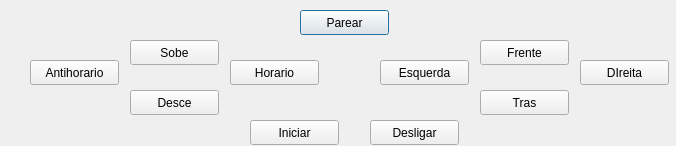
<?xml version="1.0" encoding="UTF-8"?>
<ui version="4.0">
 <class>Dialog</class>
 <widget class="QDialog" name="Dialog">
  <property name="geometry">
   <rect>
    <x>0</x>
    <y>0</y>
    <width>676</width>
    <height>146</height>
   </rect>
  </property>
  <property name="windowTitle">
   <string>Dialog</string>
  </property>
  <widget class="QPushButton" name="pushButton_parear">
   <property name="geometry">
    <rect>
     <x>300</x>
     <y>10</y>
     <width>89</width>
     <height>25</height>
    </rect>
   </property>
   <property name="text">
    <string>Parear</string>
   </property>
  </widget>
  <widget class="QPushButton" name="pushButton_sobe">
   <property name="geometry">
    <rect>
     <x>130</x>
     <y>40</y>
     <width>89</width>
     <height>25</height>
    </rect>
   </property>
   <property name="text">
    <string>Sobe</string>
   </property>
  </widget>
  <widget class="QPushButton" name="pushButton_desce">
   <property name="geometry">
    <rect>
     <x>130</x>
     <y>90</y>
     <width>89</width>
     <height>25</height>
    </rect>
   </property>
   <property name="text">
    <string>Desce</string>
   </property>
  </widget>
  <widget class="QPushButton" name="pushButton_esquerda">
   <property name="geometry">
    <rect>
     <x>380</x>
     <y>60</y>
     <width>89</width>
     <height>25</height>
    </rect>
   </property>
   <property name="text">
    <string>Esquerda</string>
   </property>
  </widget>
  <widget class="QPushButton" name="pushButton_direita">
   <property name="geometry">
    <rect>
     <x>580</x>
     <y>60</y>
     <width>89</width>
     <height>25</height>
    </rect>
   </property>
   <property name="text">
    <string>DIreita</string>
   </property>
  </widget>
  <widget class="QPushButton" name="pushButton_horario">
   <property name="geometry">
    <rect>
     <x>230</x>
     <y>60</y>
     <width>89</width>
     <height>25</height>
    </rect>
   </property>
   <property name="text">
    <string>Horario</string>
   </property>
  </widget>
  <widget class="QPushButton" name="pushButton_antihorario">
   <property name="geometry">
    <rect>
     <x>30</x>
     <y>60</y>
     <width>89</width>
     <height>25</height>
    </rect>
   </property>
   <property name="text">
    <string>Antihorario</string>
   </property>
  </widget>
  <widget class="QPushButton" name="pushButton_frente">
   <property name="geometry">
    <rect>
     <x>480</x>
     <y>40</y>
     <width>89</width>
     <height>25</height>
    </rect>
   </property>
   <property name="text">
    <string>Frente</string>
   </property>
  </widget>
  <widget class="QPushButton" name="pushButton_tras">
   <property name="geometry">
    <rect>
     <x>480</x>
     <y>90</y>
     <width>89</width>
     <height>25</height>
    </rect>
   </property>
   <property name="text">
    <string>Tras</string>
   </property>
  </widget>
  <widget class="QPushButton" name="pushButton_iniciar">
   <property name="geometry">
    <rect>
     <x>250</x>
     <y>120</y>
     <width>89</width>
     <height>25</height>
    </rect>
   </property>
   <property name="text">
    <string>Iniciar</string>
   </property>
  </widget>
  <widget class="QPushButton" name="pushButton_desligar">
   <property name="geometry">
    <rect>
     <x>370</x>
     <y>120</y>
     <width>89</width>
     <height>25</height>
    </rect>
   </property>
   <property name="text">
    <string>Desligar</string>
   </property>
  </widget>
 </widget>
 <resources/>
 <connections/>
</ui>
